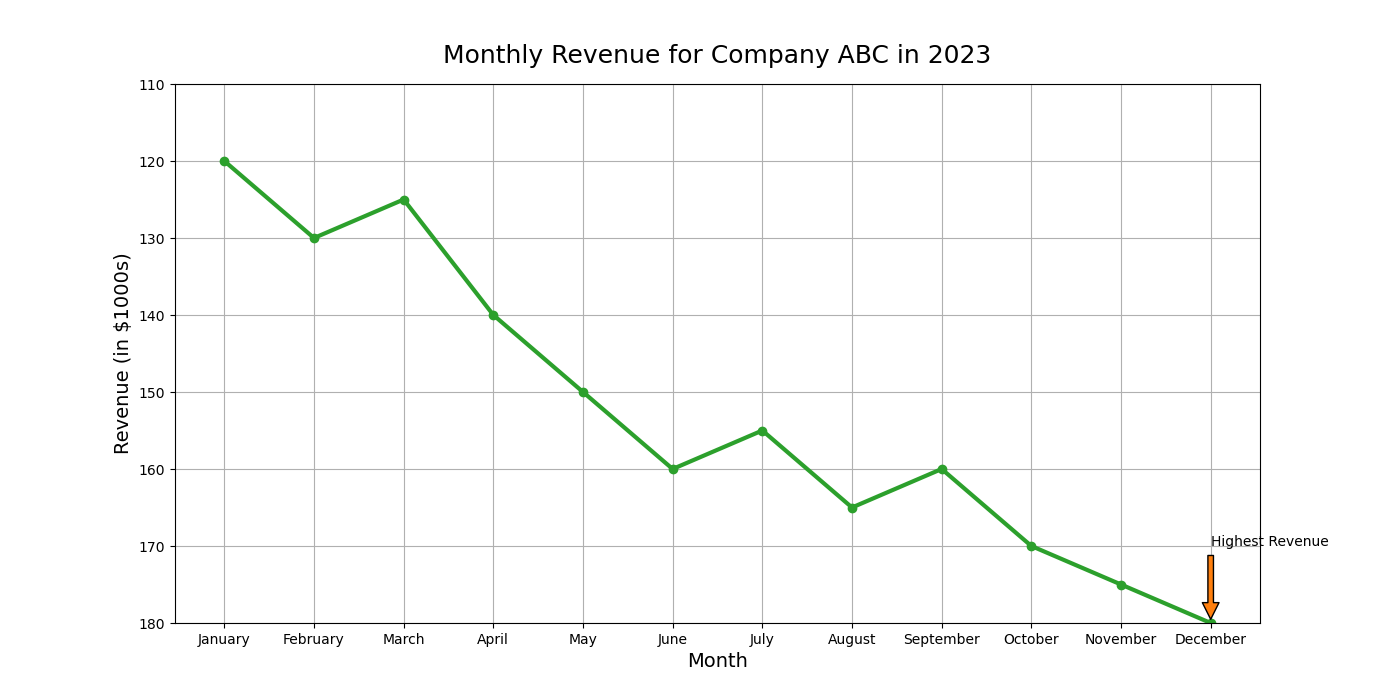

Here is the Python script that generated this plot:

import matplotlib.pyplot as plt

# Data
months = ['January', 'February', 'March', 'April', 'May', 'June', 'July', 'August', 'September', 'October', 'November', 'December']
revenue = [120, 130, 125, 140, 150, 160, 155, 165, 160, 170, 175, 180]

# Plotting the line chart
plt.figure(figsize=(14, 7))
plt.plot(months, revenue, marker='o', linestyle='-', color='#2ca02c', linewidth=3)

# Adding title and labels
plt.title('Monthly Revenue for Company ABC in 2023', fontsize=18, pad=15)
plt.xlabel('Month', fontsize=14)
plt.ylabel('Revenue (in $1000s)', fontsize=14)

# Adding an annotation for the highest revenue
highest_revenue_index = revenue.index(max(revenue))
highest_revenue_month = months[highest_revenue_index]
plt.annotate('Highest Revenue', xy=(highest_revenue_index, max(revenue)), xytext=(highest_revenue_index, max(revenue) - 10),
             arrowprops=dict(facecolor='#ff7f0e', shrink=0.05))

# Add a grid, invert y-axis, and show the plot
plt.grid(True)
plt.gca().invert_yaxis()
plt.ylim(180, 110)
plt.show()
